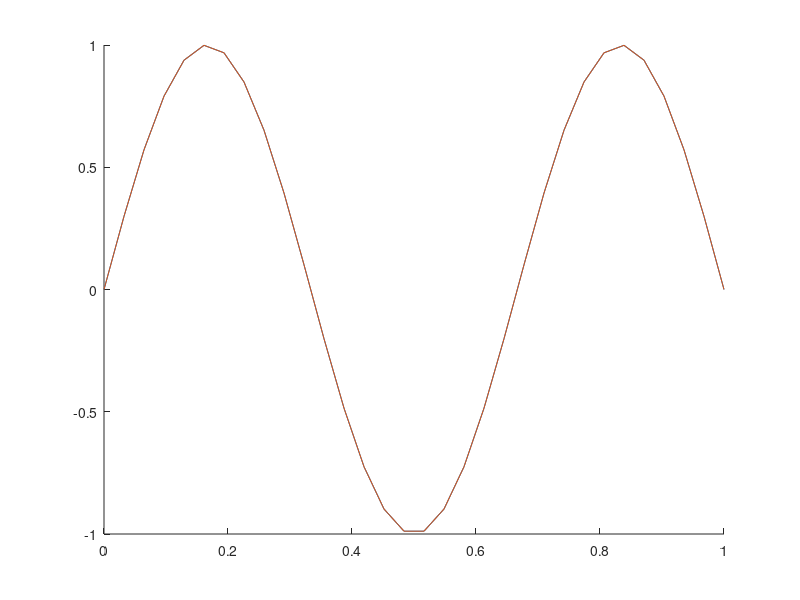
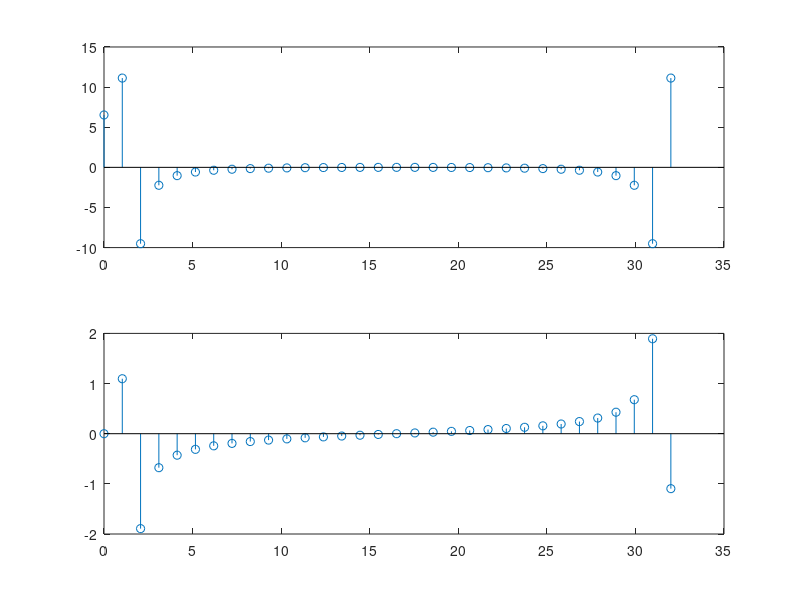

MATLAB code to generate these figures, in order:
N = 32;
t = linspace(0, 2*pi, N)';

y = sin(t*1.5) ;
#y = sin(t) + sin(3*t);
#y = sin(t) + sin(4*t) + sin(8*t) + sin(16*t)

s = fft(y);


mask = zeros(N, 1);
mask(1:5) = 1;
#fs = 16;
#f = (0:N-1)*(fs/N)
#power = abs(s).^2/N

#s = s .* mask;

figure(1);
hold on;
plot(linspace(0, 1, N), y);
plot(linspace(0, 1, N), ifft(s));
hold off;

figure(2);
subplot (2, 1, 1)
stem(linspace(0, N, N), real(s));
subplot (2, 1, 2)
stem(linspace(0, N, N), imag(s));
hold off

##figure(3);
##plot(f, power);
